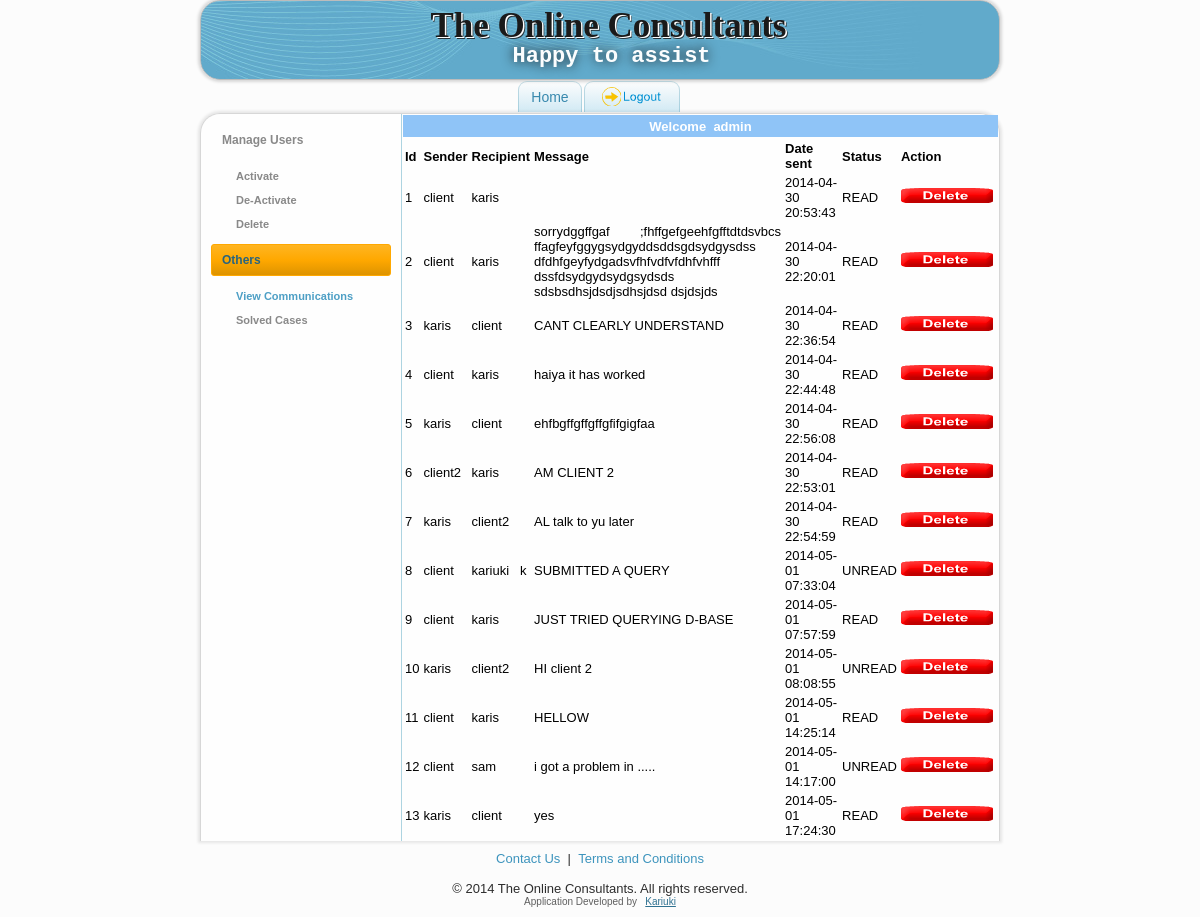
/viewmsgs.php (signed in), run on the app's committed database.
### tables this page shows
CREATE TABLE IF NOT EXISTS `message` (
  `msgid` int(100) NOT NULL AUTO_INCREMENT,
  `sender` varchar(11) NOT NULL,
  `recipient` varchar(11) NOT NULL,
  `msg` text NOT NULL,
  `date` timestamp NOT NULL DEFAULT CURRENT_TIMESTAMP ON UPDATE CURRENT_TIMESTAMP,
  `status` varchar(10) NOT NULL,
  PRIMARY KEY (`msgid`)
);

### viewmsgs.php (the view, shortened to what this page needs)
<!DOCTYPE html>
<html dir="ltr" lang="en-US"><head>
    <link rel="stylesheet" href="style.css" media="screen">
    <link rel="stylesheet" href="style.responsive.css" media="all">
</head>
<body>
<div id="main">
<?php include('incls/header.php') ?>
<nav class="nav clearfix">
    <ul class="hmenu"><li><a href="admin.php">Home</a></li><li><li><a href="log_out.php"><img src=images/quit_1.png></a></l</ul>
    </nav>
<div class="sheet clearfix">
            <div class="layout-wrapper clearfix">
                <div class="content-layout">
                    <div class="content-layout-row">
                    <div class="layout-cell sidebar1 clearfix">
					<div class="vmenublock clearfix">
                      <div class="vmenublockcontent">
<ul class="vmenu"><li><a href="#">Manage Users</a><ul class="active"><li><a href="activator.php" >Activate </a></li><li><a href="deactivator.php" >De-Activate</a></li><li><a href="deleter.php" >Delete</a></li></ul></li><li><a href="#" class="active">Others</a><ul class="active"><li><a href="#" class="active">View Communications </a></li><li><a href="cases.php">Solved Cases </a></li></ul></li></ul>
                      </div>
                    </div>
				   </div>
                <div align="center">
              <table width="100%" border="0" cellpadding="1" cellspacing="1">
                  <tr>
                        <td width="358" height="20" valign="middle" bgcolor="#8FC4F7">
                         <div align="center"><b><font color="#FFFFFF">Welcome &nbsp<?php echo $_SESSION['username'];?> </font></b></div>
                        </td>
                  </tr>
               </table>
       <?php
	 	 include("incls/connector.php");
	 $query="SELECT * FROM message";
		  $resource=mysql_query($query,$conn);
		  echo "
		<table align=\"center\" border=\"0\" width=\"100%\">
		<tr>
		<td><b>Id</b></td> <td><b>Sender</b></td></td><td><b>Recipient</b></td><td><b>Message</b></td><td><b>Date sent</b></td><td><b>Status</b></td><td><b>Action</b></td></tr> ";
while($result=mysql_fetch_array($resource))
	{
	echo "<tr><td>".$result[0]."</td><td>".$result[1]."</td><td>".$result[2]."</td><td>".$result[3]."</td><td>".$result[4]."</td><td>".$result[5]."</td><td>
	<a href=\"delmsg.php?msid=".$result[0]."\"><img border=\"0\" src=\"images/deleter.png\"/></a>
	</td></tr>";
	} echo "</table>";
	 ?>
         </div>
                    </div>
                </div>
            </div>
    </div>
	<?php include("incls/footer.php") ?>
</div>
</body></html>

### incls/header.php
<header class="header clearfix">
    <div class="shapes">
<h1 class="headline" data-left="51.57%">
    <a href="#">The Online Consultants</a>
</h1>
<h2 class="slogan" data-left="51.57%">Happy to assist</h2>
            </div>
</header>

### incls/footer.php
<footer class="footer clearfix">
  <div class="footer-inner">
<p><a href="#">Contact Us</a>&nbsp;&nbsp;|&nbsp;&nbsp;<a href="#">Terms and Conditions</a></p>
<br>
<p>&copy 2014 The Online Consultants. All rights reserved.</p>
    <p class="page-footer">
        <span id="footnote-links">Application Developed by &nbsp <a href="https://www.facebook.com/karis.hacker" target="_blank">Kariuki</a></span>
    </p>
  </div>
</footer>

### data on the page
message: msgid "1", sender "client", recipient "karis", date "2014-04-30 20:53:43", status "READ"
message: msgid "2", sender "client", recipient "karis", msg "sorrydggffgaf ;fhffgefgeehfgfftdtdsvbcs ffagfeyfggygsydgyddsddsgdsydgysdss dfdhfgeyfydgadsvfhfvdfvfdhfvhfff dssfdsydgydsydgsydsds sdsbsdhsjdsdjsdhsjdsd dsjdsjds", date "2014-04-30 22:20:01", status "READ"
message: msgid "3", sender "karis", recipient "client", msg "CANT CLEARLY UNDERSTAND", date "2014-04-30 22:36:54", status "READ"
message: msgid "4", sender "client", recipient "karis", msg "haiya it has worked", date "2014-04-30 22:44:48", status "READ"
message: msgid "5", sender "karis", recipient "client", msg "ehfbgffgffgffgfifgigfaa", date "2014-04-30 22:56:08", status "READ"
message: msgid "6", sender "client2", recipient "karis", msg "AM CLIENT 2", date "2014-04-30 22:53:01", status "READ"
message: msgid "7", sender "karis", recipient "client2", msg "AL talk to yu later", date "2014-04-30 22:54:59", status "READ"
message: msgid "8", sender "client", recipient "kariuki k", msg "SUBMITTED A QUERY", date "2014-05-01 07:33:04", status "UNREAD"
message: msgid "9", sender "client", recipient "karis", msg "JUST TRIED QUERYING D-BASE", date "2014-05-01 07:57:59", status "READ"
message: msgid "10", sender "karis", recipient "client2", msg "HI client 2", date "2014-05-01 08:08:55", status "UNREAD"
message: msgid "11", sender "client", recipient "karis", msg "HELLOW", date "2014-05-01 14:25:14", status "READ"
message: msgid "12", sender "client", recipient "sam", msg "i got a problem in .....", date "2014-05-01 14:17:00", status "UNREAD"
message: msgid "13", sender "karis", recipient "client", msg "yes", date "2014-05-01 17:24:30", status "READ"

### other printed values
$_SESSION['username'] "admin"
